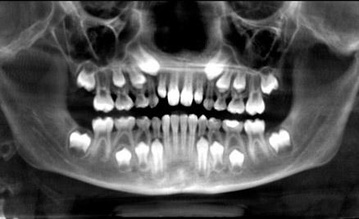
#> input picture Labs/Ortopantomografia.jpg, 359 x 219 px, shrunk from 438 x 267 before the run, given in place of lungdesease.jpg, which was not available
$ jupyter execute Resumen2P.ipynb   (text cells are left out)
#> lines starting #> are read from the running program, lines starting #| are printed output that depends on the picture; after the words box and inside, x2 and y2 are one past the last pixel; in counts of white or black regions, pixels touching at a corner belong together; pictures that were not available may be replaced by others from this repository, and a replacement may not be noted
[cell 1]
# importamos las librerias necesarias
import cv2
import numpy as np
import matplotlib.pyplot as plt
from scipy import signal
from scipy import ndimage, datasets
import scipy.io

# cargamos la imagen a usar
img = cv2.cvtColor(cv2.imread('lungdesease.jpg'), cv2.COLOR_BGR2RGB)
#> img is the input picture: shape (219, 359, 3); min 0, max 255, mean 83.2
imgsNoise = cv2.imread('saperuido.jpg')
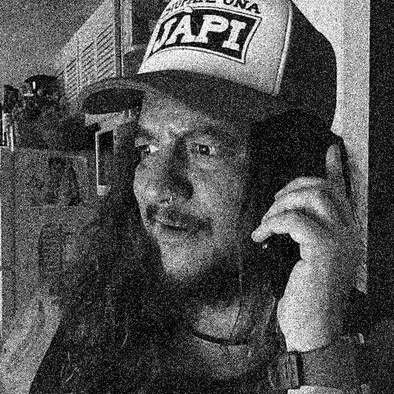
#> input picture Labs/saperuido.jpg, 394 x 394 px, shrunk from 480 x 480 before the run
#> imgsNoise is the input picture: shape (394, 394, 3); min 0, max 255, mean 79.8
imgsyp = cv2.imread('sapeS&P.jpg')
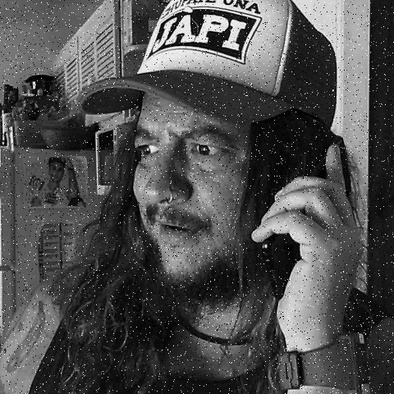
#> input picture Labs/sapeS&P.jpg, 394 x 394 px, shrunk from 480 x 480 before the run
#> imgsyp is the input picture: shape (394, 394, 3); min 0, max 255, mean 78.4

# mostramos la imagen cargada
print("Shape img: ", img.shape)
#| Shape img:  (219, 359, 3)
print("dtype img: ", img.dtype)
#| dtype img:  uint8

# creamos una variable de la imagen en escala de grises
imgs = cv2.cvtColor(img, cv2.COLOR_BGR2GRAY)

plt.figure(figsize=(12,4))
plt.subplot(121)
plt.imshow(img)

plt.subplot(122)
plt.imshow(imgs, cmap='gray')

#plt.imsave("sapeb&n.jpg", imgs, cmap='gray')

plt.show()

[cell 2]
fil, col = imgs.shape
#> fil = 219; col = 359

# creamos la matriz de traslacion
tmatrix = np.float32([[1,0,-200],[0,1,200]])
# variar el 200 y -200 para mover la imagen

# ejecutamos la traslacion
imgsTraslado = cv2.warpAffine(imgs, tmatrix, (col,fil))

plt.figure(figsize=(12,4))
plt.subplot(121)
plt.imshow(imgs, cmap='gray')

plt.subplot(122)
plt.imshow(imgsTraslado, cmap='gray')

plt.show()

[cell 3]
deg = 25 # angulo de rotacion
tmatrix = cv2.getRotationMatrix2D((0,0),deg,1)

imgsRotado = cv2.warpAffine(imgs, tmatrix, (col,fil))
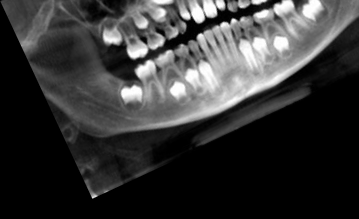
#> imgsRotado: shape (219, 359); min 0, max 255, mean 54

plt.figure(figsize=(12,4))
plt.subplot(121)
plt.imshow(imgs, cmap='gray')

plt.subplot(122)
plt.imshow(imgsRotado, cmap='gray')

plt.show()

[cell 4]
# mismo concepto que rotacion pero con angulo 0
tmatrix = cv2.getRotationMatrix2D((0,0), 0, 2)
# con el ultimo parametro escalamos mas o menos
# ahora estariamos escalando el doble porque es 2

imgsScale = cv2.warpAffine(imgs, tmatrix, (col, fil))
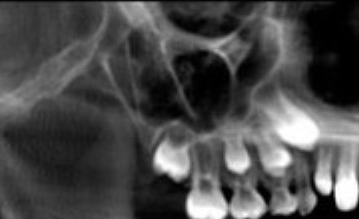
#> imgsScale: shape (219, 359); min 0, max 255, mean 73.9

plt.figure(figsize=(12,4))
plt.subplot(121)
plt.imshow(imgs, cmap='gray')

plt.subplot(122)
plt.imshow(imgsScale, cmap='gray')

plt.show()

[cell 5]
# logaritmica
imgs64 = (imgs/np.amax(imgs)).astype(np.float64) # primero convertimos a float64
c = np.float64(200) # constante c
# print(c)
imgs64log = (c * np.log(1 + abs(imgs64)))

plt.figure(figsize=(12,4))
plt.subplot(121)
plt.imshow(imgs, cmap='gray')

plt.subplot(122)
plt.imshow(imgs64log, cmap='gray')


plt.figure(figsize=(12,4))
plt.subplot(121)
plt.hist(np.ravel(imgs64), bins=50)

plt.subplot(122)
plt.hist(np.ravel(imgs64log), bins=50)

plt.show()
#> figure, not shown here; panel 1: tallest bar 5621 high, from x = 1.73e-18 to 0.02; panel 2: tallest bar 4543 high, from x = 2.22e-16 to 2.77

[cell 6]
# negativa
imgs64neg = (1 - imgs64)
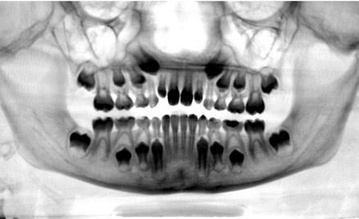
#> imgs64neg: shape (219, 359) float64; min 0, max 1, mean 0.674

plt.figure(figsize=(12,4))
plt.subplot(121)
plt.imshow(imgs, cmap='gray')

plt.subplot(122)
plt.imshow(imgs64neg, cmap='gray')

plt.figure(figsize=(12,4))
plt.subplot(121)
plt.hist(np.ravel(imgs64), bins=50)

plt.subplot(122)
plt.hist(np.ravel(imgs64neg), bins=50)

plt.show()
#> figure, not shown here; panel 1: tallest bar 5621 high, from x = 1.73e-18 to 0.02; panel 2: tallest bar 5621 high, from x = 0.98 to 1

[cell 7]
# potencial
gamma = 2
imgs64pot = (imgs64**gamma)
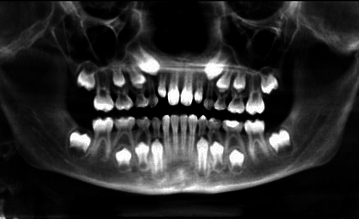
#> imgs64pot: shape (219, 359) float64; min 0, max 1, mean 0.172

rdMax = np.amax(imgs64)
#> rdMax = 1
rdMin = np.amin(imgs64)
#> rdMin = 0

plt.figure(figsize=(12,4))
plt.subplot(121)
plt.imshow(imgs, cmap='gray')

plt.subplot(122)
plt.imshow(imgs64pot, cmap='gray', vmax=rdMax, vmin=rdMin)

plt.figure(figsize=(12,4))
plt.subplot(121)
plt.hist(np.ravel(imgs64), bins=50)

plt.subplot(122)
plt.hist(np.ravel(imgs64pot), bins=50)

plt.show()
#> figure, not shown here; panel 1: tallest bar 5621 high, from x = 1.73e-18 to 0.02; panel 2: tallest bar 24162 high, from x = 1.73e-18 to 0.02

[cell 8]
# umbralizado
u = 0.5 # umbral
imgs64bin = (imgs64>=u)
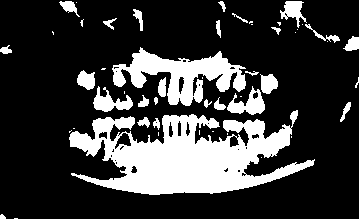
#> imgs64bin: shape (219, 359) bool; 23% white; 51 white regions (24 under 20 px), largest, box (x1, y1, x2, y2) and area: (69, 110, 315, 195) 11173, (112, 47, 246, 106) 3470, (227, 86, 265, 115) 535

plt.figure(figsize=(12,4))
plt.subplot(121)
plt.imshow(imgs, cmap='gray')

plt.subplot(122)
plt.imshow(imgs64bin, cmap='gray')

plt.show()

[cell 9]
# PROMEDIADOS
def kernel_prom(n):
    return(np.ones((n,n),np.float32)/(n**2))

n = 7 # usar n impar
kern = kernel_prom(n)
#print(kern)
#print(np.sum(kern)) la suma de los elementos es 1

imgsProm = cv2.filter2D(imgs, -1, kern)

plt.figure(figsize=(12,4))
plt.subplot(121)
plt.imshow(imgs, cmap='gray')

plt.subplot(122)
plt.imshow(imgsProm, cmap='gray')

plt.show()

[cell 10]
# GAUSSIANO

#Función para generar un kernel Gausiano 2D
def gaussianKernel2D(nfil, ncol, sigmaf, sigmac):
    return(np.dot(cv2.getGaussianKernel(nfil, sigmaf), np.transpose(cv2.getGaussianKernel(ncol, sigmac))))
size = 7
delta = 5
kern = gaussianKernel2D(size, size, delta, delta)
# el 1.5 es la varianza
# print(np.sum(kern)) la suma da casi 1
#print(kern)

imgsGauss = cv2.filter2D(imgs, -1, kern)

plt.figure(figsize=(12,4))
plt.subplot(121)
plt.imshow(imgs, cmap='gray')

plt.subplot(122)
plt.imshow(imgsGauss, cmap='gray')

plt.show()

[cell 11]
# DETECCION DE BORDES (PASA ALTO) - Prewitt

# diagonales
prewDiag = np.array([[1,1,0],[1,0,-1],[0,-1,-1]]) # la suma de coeficientes debe dar 0
imgsDiag = cv2.filter2D(imgs,-1,prewDiag)

# verticales
prewVert = np.array([[1,0,-1],[1,0,-1],[1,0,-1]])
imgsVert = cv2.filter2D(imgs,-1,prewVert)

# horizontales
prewHoriz = np.transpose(prewVert)
imgsHoriz = cv2.filter2D(imgs,-1,prewHoriz)
#print(prewHoriz)

plt.figure(figsize=(12,4))
plt.subplot(131)
plt.imshow(imgsDiag, cmap='gray')

plt.subplot(132)
plt.imshow(imgsVert, cmap='gray')

plt.subplot(133)
plt.imshow(imgsHoriz, cmap='gray')

plt.show()

[cell 12]
# LAPLACE (REALCE)

laplace1 = np.array([[0,-1,0],[-1,4,-1],[0,-1,0]])
imgsLp1 = cv2.filter2D(imgs,-1,laplace1)

laplace2 = np.array([[-1,-1,-1],[-1,8,-1],[-1,-1,-1]]) # kernel de realce
imgsLp2 = cv2.filter2D(imgs,-1,laplace2)

plt.figure(figsize=(12,4))
plt.subplot(131)
plt.imshow(imgs, cmap='gray')

plt.subplot(132)
plt.imshow(imgsLp1, cmap='gray')

plt.subplot(133)
plt.imshow(imgsLp2, cmap='gray')

plt.show()

[cell 13]
imgsMax = ndimage.maximum_filter(imgs, size=7, mode='nearest')
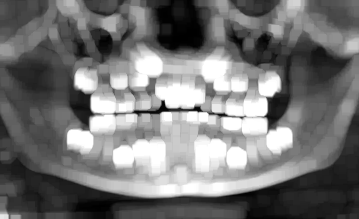
#> imgsMax: shape (219, 359); min 0, max 255, mean 116.4
imgsMin = ndimage.minimum_filter(imgs, size=7, mode='nearest')
imgsMed = ndimage.median_filter(imgs, size=11)
# size -> valor impar, mientras mas grande mas efecto hace

plt.figure(figsize=(12,4))
plt.subplot(131)
plt.imshow(imgsMax, cmap='gray')

plt.subplot(132)
plt.imshow(imgsMin, cmap='gray')

plt.subplot(133)
plt.imshow(imgsMed, cmap='gray')

plt.show()

[cell 14]
# mostramos la imagen con ruido
plt.figure(figsize=(12,4))

plt.subplot(121)
plt.imshow(imgsNoise)
plt.title("Ruido de distorsion")


plt.subplot(122)
plt.imshow(imgsyp)
plt.title("Ruido de sal & pimienta")

plt.show()

[cell 15]
# 1 recortar un pedazo de imagen
rec1 = imgsNoise[0:50,0:50]
rec2 = imgsyp[0:50,0:50]

plt.figure(figsize=(12,4))

plt.subplot(121)
plt.imshow(rec1)
plt.title("Ruido de distorsion")


plt.subplot(122)
plt.imshow(rec2)
plt.title("Ruido de sal & pimienta")

plt.show()

[cell 16]
# eliminamos el ruido de distorsion con un filtro gaussiano
n = 5 # dimension del kernel
#fix1 = cv2.medianBlur(imgsNoise,n)
fix1 = cv2.GaussianBlur(imgsNoise,(n,n),2,2,0)

# eliminamos el ruido sal y pimiento
n = 3
fix2 = cv2.medianBlur(imgsyp,n)

plt.figure(figsize=(12,4))

plt.subplot(121)
plt.imshow(imgsNoise)
plt.title("Ruido de distorsion")


plt.subplot(122)
plt.imshow(imgsyp)
plt.title("Ruido de sal & pimienta")

plt.figure(figsize=(12,4))

plt.subplot(121)
plt.imshow(fix1)
plt.title("Arreglo de ruido de distorsion")


plt.subplot(122)
plt.imshow(fix2)
plt.title("Ruido de sal & pimienta")

plt.show()

[cell 17]
tfImgs = np.fft.fft2(imgs)
tfImgss = np.fft.fftshift(tfImgs)
# tipo de dato es complex 128
#tfImgss.astype(float64)
# mostramos por pantalla el resultado de la transformacion
plt.figure(figsize=(12,4))

plt.subplot(121)
plt.imshow(abs(tfImgss), cmap='gray')
plt.title("Transformada de la imagen")

dbtf = 20*np.log(abs(tfImgss))
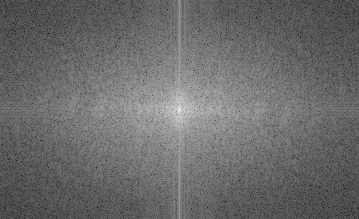
#> dbtf: shape (219, 359) float64; min 7.77, max 313.9, mean 136.1; drawn with min black and max white
plt.subplot(122)
plt.imshow(dbtf, cmap='gray')
plt.title("Transformada pasada a dB")

[cell 18]
tfiImgss = np.fft.ifft2(tfImgss)

plt.figure(figsize=(12,4))

plt.imshow(abs(tfiImgss), cmap='gray')
plt.title("Transformada inversa")
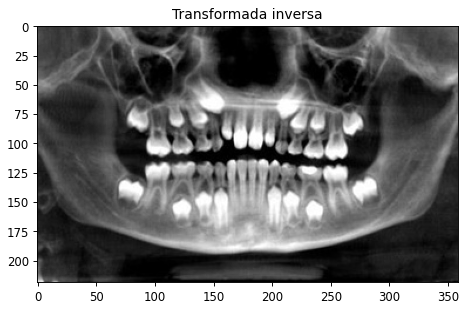
#> figure drawn by matplotlib, 1 panel
